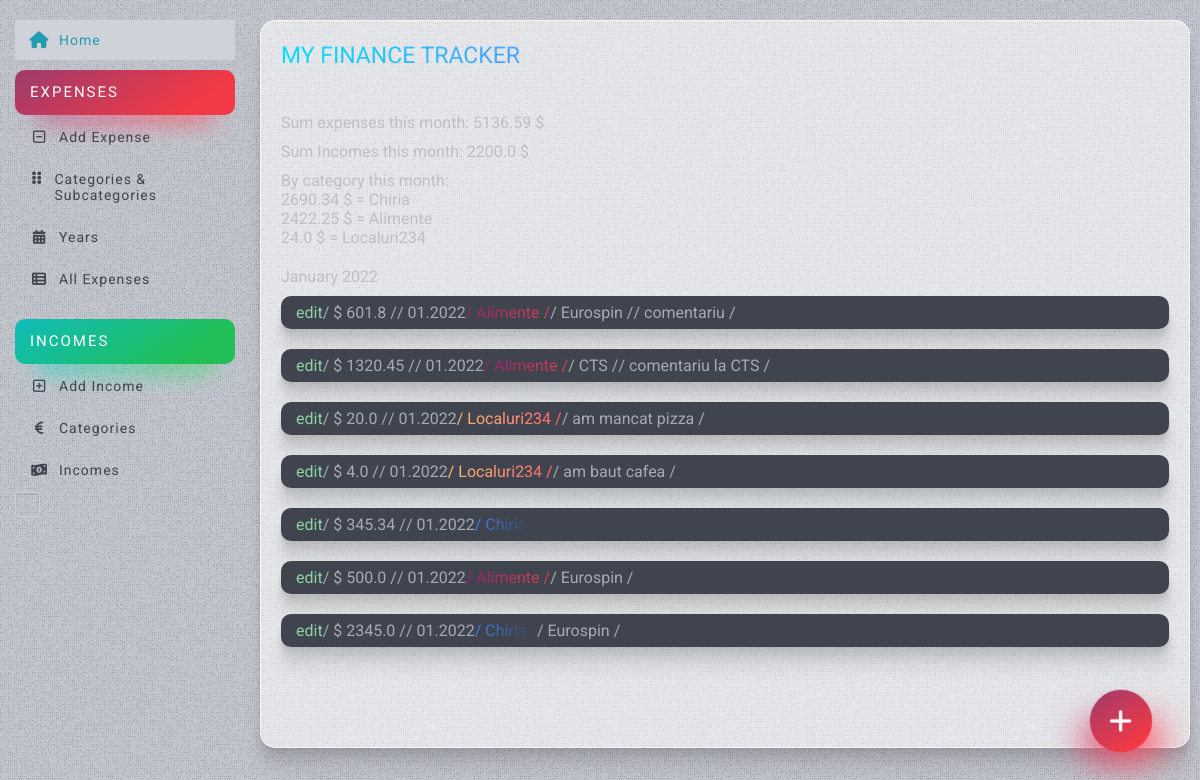
The page / on the database its author committed.
### tables this page shows
CREATE TABLE categories
(
    id    INTEGER PRIMARY KEY AUTOINCREMENT,
    name  TEXT NOT NULL,
    color TEXT,
    state TEXT DEFAULT false
);

CREATE TABLE expenses
(
    id          INTEGER PRIMARY KEY AUTOINCREMENT,
    date        TIMESTAMP NOT NULL DEFAULT CURRENT_TIMESTAMP,
    sum         REAL      NOT NULL,
    category    INTEGER   NOT NULL,
    subcategory INTEGER   NOT NULL,
    comment     TEXT

);

CREATE TABLE subcategories
(
    id          INTEGER PRIMARY KEY AUTOINCREMENT,
    name        TEXT    NOT NULL,
    category_id INTEGER NOT NULL,
    state       TEXT DEFAULT false

);

### app.py (the view)
@app.route('/')
def index():
    conn = get_db_connection()
    this_month_expenses = conn.execute(
        "SELECT expenses.id, "
        "strftime('%Y', date) as year, "
        "strftime('%m', date) as month, "
        "strftime('%d', date) as day, "
        "categories.name as category, "
        "categories.color as color, "
        "subcategories.name as subcategory, "
        "sum, "
        "comment "
        "FROM expenses "
        "LEFT JOIN categories on categories.id = expenses.category "
        "LEFT JOIN subcategories on subcategories.id = expenses.subcategory "
        "WHERE strftime('%Y', date) = strftime('%Y', date('now')) AND strftime('%m', date) = strftime('%m', date('now')) "
    ).fetchall()
    sum_this_month = conn.execute(
        "SELECT "
        "SUM(sum) as amount "
        "FROM expenses "
        "WHERE strftime('%Y', date) = strftime('%Y', date('now')) AND strftime('%m', date) = strftime('%m', date('now')) "
    ).fetchall()
    sum_incomes_this_month = conn.execute(
        "SELECT "
        "SUM(amount) as amount "
        "FROM incomes "
        "WHERE strftime('%Y', date) = strftime('%Y', date('now')) AND strftime('%m', date) = strftime('%m', date('now')) "
    ).fetchall()
    this_year = datetime.now().year
    this_month = datetime.now().month
    category_sum_total = conn.execute(
        "SELECT  SUM(sum), categories.name "
        "FROM expenses  "
        "LEFT JOIN categories on categories.id = expenses.category "
        "WHERE strftime('%Y', date) = strftime('%Y', date('now')) AND strftime('%m', date) = strftime('%m', date('now')) "
        "GROUP BY category "
        "ORDER BY SUM(sum) DESC  ").fetchall()
    conn.close()
    return render_template('index.html', title='My Finance Tracker', gradient='text-gradient-blue',
                           this_month_expenses=this_month_expenses, sum_this_month=sum_this_month,
                           sum_incomes_this_month=sum_incomes_this_month, category_sum_total=category_sum_total,
                           this_year=this_year, this_month=this_month)

### app.py (called while the page is built)
def get_db_connection():
    conn = sqlite3.connect('database.db')
    conn.row_factory = sqlite3.Row
    return conn

@app.template_filter('month_name')
def month_name(month_number):
    return calendar.month_name[month_number]

### templates/index.html
{% extends 'base.html' %} {% block content %}
	<div class="page_title {{ gradient }}" ><span >{% block title %} {{ title }} {% endblock %}</span ></div >
	<div class="content" >
		<div class="flex flex-col" >
			<div class="mt-10" >
				Sum expenses this month:
				{% for amount in sum_this_month %}
					{{ amount.amount }} $
				{% endfor %}
			</div >
			<div class="mt-10" >
				Sum Incomes this month:
				{% for amount in sum_incomes_this_month %}
					{{ amount.amount }} $
				{% endfor %}
			</div >
			<div class="mt-10" >
				By category this month:
				<br >
				{% for amount, category in category_sum_total %}
					{{ amount }} $ = {{ category }}<br >
				{% endfor %}
			</div >
			<div class="mt-20" >
				{{ this_month|int|month_name }} {{ this_year }}
			</div >
			<div class="cards mt-10" >
				{% for id, year, month, day,  category, color, subcategory, sum, comment in this_month_expenses %}
					<div class="card flex relative overflow-hidden" >
						<a href="/{{ id }}/edit" >edit</a >
						<span > / $ {{ sum }} / </span >
						<span > / {{ month }}.{{ year }} </span >
						<span class="{{ color }}" > / {{ category }} / </span >
						{% if (subcategory != '') and (subcategory !=None) %}
							<span > / {{ subcategory }} / </span >
						{% endif %}
						{% if (comment != '') and (comment !=None) %}
							<span > / {{ comment }} / </span >
						{% endif %}
					</div >
				{% endfor %}
			</div >
		</div >
	</div >
{% endblock %}

### rows shown on the page
categories: amount "2690.34", name "Chiria"
categories: amount "2422.25", name "Alimente"
categories: amount "24.0", name "Localuri234"
expenses: sum "601.8", month "01", year "2022", name "Alimente", name "Eurospin", comment "comentariu"
expenses: sum "1320.45", month "01", year "2022", name "Alimente", name "CTS", comment "comentariu la CTS"
expenses: sum "20.0", month "01", year "2022", name "Localuri234", comment "am mancat pizza"
expenses: sum "4.0", month "01", year "2022", name "Localuri234", comment "am baut cafea"
expenses: sum "345.34", month "01", year "2022", name "Chiria"
expenses: sum "500.0", month "01", year "2022", name "Alimente", name "Eurospin"
expenses: sum "2345.0", month "01", year "2022", name "Chiria", name "Eurospin"

### other values the page prints
{{ title }} "MY FINANCE TRACKER"
{{ amount.amount }} "5136.59"
{{ amount.amount }} "2200.0"
